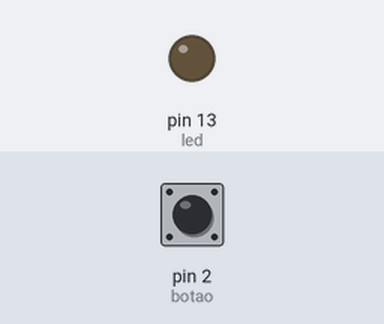
This sketch was run on a simulated Arduino Uno, built with avr-gcc and run on an emulated ATmega328P. Parts: output pins drawn as LEDs (lit = HIGH). The inputs (shaded band) are chosen by the test bench; at power-on: pin 2 (botao) HIGH.

Above: at 1.2 s.
1.3 s: pin 2 (botao) pulled LOW for 0.15 s
At 1.4 s:
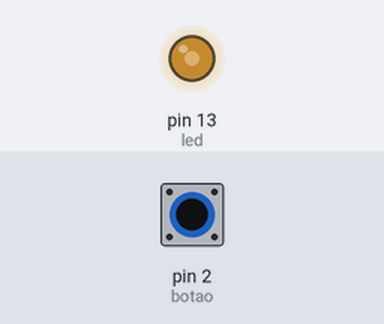
3.0 s: pin 2 (botao) pulled LOW for 1 s
At 4.7 s:
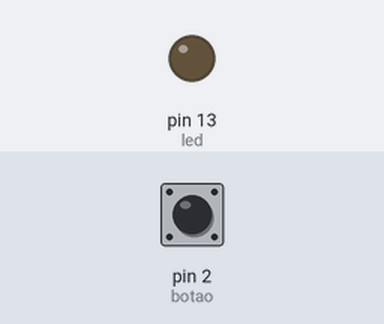
5.5 s: pin 2 (botao) pulled LOW for 3.2 s
At 5.8 s:
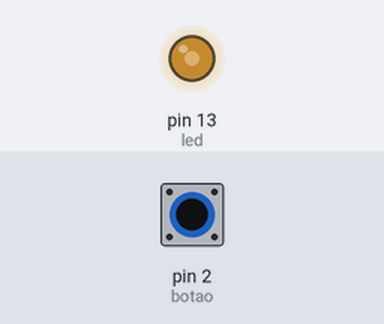
Timing chart, 0 to 10.2 s (numbered marks = the images above; inputs shaded):
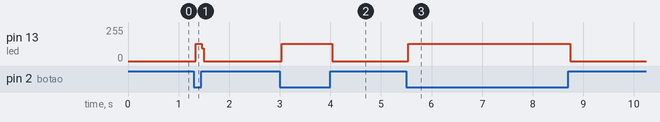

Measured:
- after the input at 1.3 s, pin 13 (led): 0/255 → 128/255 at once, → 0/255 0.12 s later
- after the input at 3.0 s, pin 13 (led): 0/255 → 128/255 at once, → 0/255 1.0 s later
- after the input at 5.5 s, pin 13 (led): 0/255 → 128/255 at once, → 0/255 3.2 s later

The sketch:

ledbot.ino
```cpp
int botao = 2; // declara o push button na porta 2
int led = 13; // declara led na porta 13
bool estadobotao = 0; // variavel de controle

void setup()
{
  pinMode(botao, INPUT); // define o pino do botao como entrada
  pinMode(led, OUTPUT);// define LED como saida
}

void loop()
{
  digitalWrite(led, estadobotao);//verificando o estado do led

  if (digitalRead(botao) == LOW) // Se o botão for pressionado
  {
    estadobotao = !estadobotao; // troca o estado do LED
    while (digitalRead(botao) == HIGH); //se nao precionado apagará
  }
}
```
